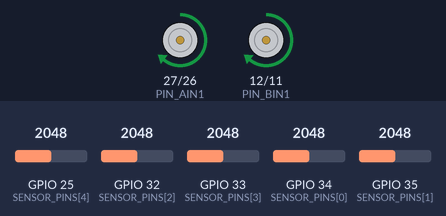
Bench run of a sketch on a simulated ESP32. Shown: motor-driver pin pairs drawn as motors (green arrow = first pin HIGH = forward, orange = second pin HIGH = backward, longer = more drive, scaled by the enable pin). Inputs (shaded band) come from the test bench; at power-on: GPIO 25 (SENSOR_PINS[4]) = 2048, GPIO 32 (SENSOR_PINS[2]) = 2048, GPIO 33 (SENSOR_PINS[3]) = 2048, GPIO 34 (SENSOR_PINS[0]) = 2048, GPIO 35 (SENSOR_PINS[1]) = 2048.

Above: at 1.2 s.
1.3 s: GPIO 25 (SENSOR_PINS[4]) set to 2866
At 2.1 s:
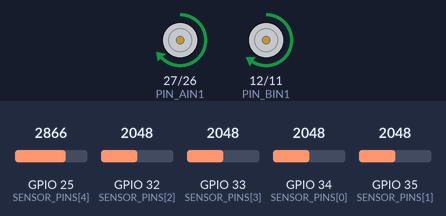
2.8 s: GPIO 32 (SENSOR_PINS[2]) set to 2866
At 4.0 s:
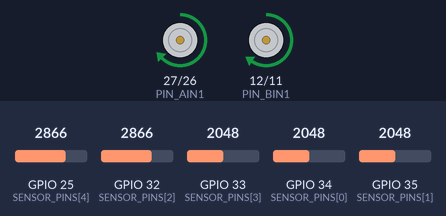
4.3 s: GPIO 33 (SENSOR_PINS[3]) set to 2866
At 5.4 s:
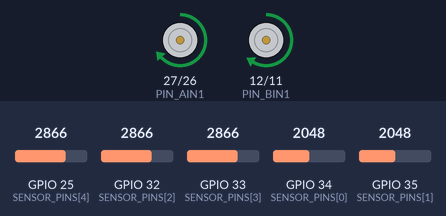
5.8 s: GPIO 34 (SENSOR_PINS[0]) set to 2866
At 6.8 s:
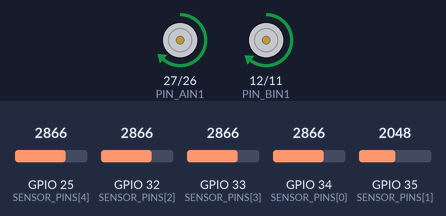
7.3 s: GPIO 35 (SENSOR_PINS[1]) set to 2866
At 7.7 s:
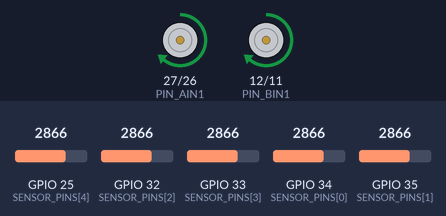
8.8 s: GPIO 33 (SENSOR_PINS[3]) set to 3972
At 10.1 s:
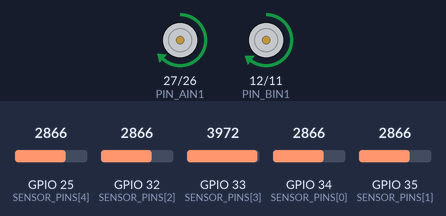
Timing chart, 0 to 11.3 s (numbered marks = the images above; inputs shaded):
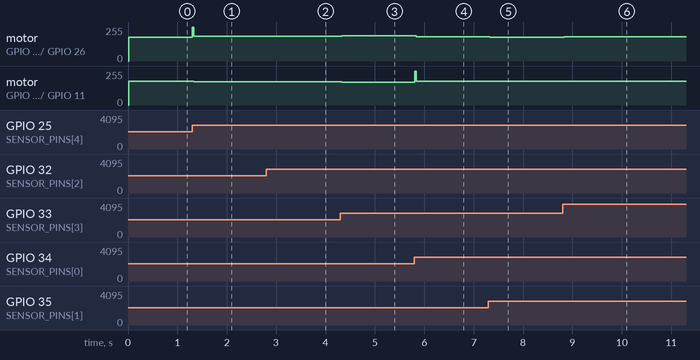

The sketch:

PID_Controller.ino
```cpp
#include <Arduino.h>


const int SENSOR_PINS[5] = {34, 35, 32, 33, 25};

// Toshiba TB6612FNG Motor Driver Pins
const int PIN_PWMA = 14;
const int PIN_AIN1 = 27;
const int PIN_AIN2 = 26;
const int PIN_PWMB = 13;
const int PIN_BIN1 = 12;
const int PIN_BIN2 = 11;

// Coordinate Weights & Tuned PD Parameters
const float WEIGHTS[5] = {-2.0f, -1.0f, 0.0f, 1.0f, 2.0f};

// PD Controller Gains (Calibrated for V_base = 180)
const float KP = 48.0f;
const float KD = 24.0f;

// Exponential Moving Average (EMA) Smoothing Factor for D-term
const float ALPHA = 0.70f;

// Speed Bounds
const int BASE_SPEED   = 180;
const int MAX_PWM      = 255;
const int MIN_PWM      = -255;
const int SEARCH_SPEED = 140;

// Thresholds for Edge Cases (Normalized 0 - 1000 scale)
const float EPSILON_SUM            = 50.0f;   // Hard math guard against division by zero
const float LOST_LINE_SUM          = 150.0f;  // Case 1: All sensors see white (Line Lost / Gap)
const float ALL_BLACK_SUM          = 4200.0f; // Case 2: All sensors see black (T-Point / Cross)
const unsigned long LOST_TIMEOUT_MS = 1200;    // 1.2s watchdog safety stop

// State Machine Variables
float previous_error       = 0.0f;
float last_valid_error     = 0.0f;     // Remembers which direction line was lost
float prev_d_filtered      = 0.0f;
unsigned long last_loop_time_us = 0;
unsigned long line_lost_start_ms = 0;
bool is_line_lost          = false;

// Function Prototypes
void set_motor_output(int left_pwm, int right_pwm);
void apply_active_brake();

void setup() {
    Serial.begin(115200);

    pinMode(PIN_PWMA, OUTPUT);
    pinMode(PIN_AIN1, OUTPUT);
    pinMode(PIN_AIN2, OUTPUT);
    pinMode(PIN_PWMB, OUTPUT);
    pinMode(PIN_BIN1, OUTPUT);
    pinMode(PIN_BIN2, OUTPUT);

    // Initial state: 10ms short-brake to clear back-EMF & stabilize
    apply_active_brake();
    delay(10);

    last_loop_time_us = micros();
}

void loop() {
    // 1. Deterministic Loop Timing (200 Hz -> dt = 5 ms)
    unsigned long current_time_us = micros();
    float dt = (current_time_us - last_loop_time_us) / 1000000.0f;
    if (dt < 0.005f) {
        return;
    }
    last_loop_time_us = current_time_us;

    // 2. Sensor Acquisition & Normalization
    float weighted_sum = 0.0f;
    float total_sum    = 0.0f;
    int sensor_raw[5];

    for (int i = 0; i < 5; i++) {
        // Map 12-bit ADC (0-4095) to calibrated reflectance (0-1000)
        sensor_raw[i] = map(analogRead(SENSOR_PINS[i]), 0, 4095, 0, 1000);
        sensor_raw[i] = constrain(sensor_raw[i], 0, 1000);

        weighted_sum += (float)sensor_raw[i] * WEIGHTS[i];
        total_sum    += (float)sensor_raw[i];
    }

    float current_error = 0.0f;

    // 3. TASK 1 CRITICAL EDGE CASES HANDLING
    // --- EDGE CASE 1: Full Line Loss / Division-by-Zero Guard ---
    if (total_sum < LOST_LINE_SUM || total_sum <= EPSILON_SUM) {
        if (!is_line_lost) {
            is_line_lost = true;
            line_lost_start_ms = millis();
        }

        // Safety Watchdog: Complete halt if track not recovered within timeout
        if (millis() - line_lost_start_ms > LOST_TIMEOUT_MS) {
            apply_active_brake();
            return;
        }

        // Latch to the last valid direction instead of computing 0/0
        if (last_valid_error >= 0.0f) {
            // Line slipped to the right -> Spin clockwise on axis
            set_motor_output(SEARCH_SPEED, -SEARCH_SPEED);
        } else {
            // Line slipped to the left -> Spin counter-clockwise on axis
            set_motor_output(-SEARCH_SPEED, SEARCH_SPEED);
        }
        return;
    }

    // --- EDGE CASE 2: All-Black Grid / T-Junction / Cross ---
    if (total_sum >= ALL_BLACK_SUM) {
        // When all sensors hit black, mathematical centroid evaluates to ~0.0
        // Preventing straightfalse " cruising" behavior:
        is_line_lost = false;

        // Execute Junction Hold: Maintain stable forward inching or FSM Handover
        // Here we coast forward smoothly to allow maze solver decision
        set_motor_output(140, 140);
        return;
    }

    // Line is reliably detected -> Clear lost flags
    is_line_lost = false;

    // --- EDGE CASE 3: Safe Division & Bound Protection ---
    current_error = weighted_sum / total_sum;
    current_error = constrain(current_error, -2.0f, +2.0f);

    // Update memory of last known solid tracking side
    if (fabs(current_error) > 0.2f) {
        last_valid_error = current_error;
    }

    // 4. Derivative with 1st-Order EMA Low-Pass Filter
    float raw_derivative = (current_error - previous_error) / dt;
    float filtered_derivative = (ALPHA * raw_derivative) + ((1.0f - ALPHA) * prev_d_filtered);

    prev_d_filtered = filtered_derivative;
    previous_error  = current_error;

    // 5. PD Steering Effort Calculation
    float control_effort = (KP * current_error) + (KD * filtered_derivative);

    // 6. Differential Speed Mixing & Clamping
    int left_command  = BASE_SPEED + (int)control_effort;
    int right_command = BASE_SPEED - (int)control_effort;

    left_command  = constrain(left_command, MIN_PWM, MAX_PWM);
    right_command = constrain(right_command, MIN_PWM, MAX_PWM);

    // 7. Dispatch to Motor Driver
    set_motor_output(left_command, right_command);
}

// Hardware Abstraction Layer (HAL): TB6612FNG Driver
void set_motor_output(int left_pwm, int right_pwm) {
    // Left Channel (Motor A)
    if (left_pwm >= 0) {
        digitalWrite(PIN_AIN1, HIGH);
        digitalWrite(PIN_AIN2, LOW);
    } else {
        digitalWrite(PIN_AIN1, LOW);
        digitalWrite(PIN_AIN2, HIGH);
    }
    analogWrite(PIN_PWMA, abs(left_pwm));

    // Right Channel (Motor B)
    if (right_pwm >= 0) {
        digitalWrite(PIN_BIN1, HIGH);
        digitalWrite(PIN_BIN2, LOW);
    } else {
        digitalWrite(PIN_BIN1, LOW);
        digitalWrite(PIN_BIN2, HIGH);
    }
    analogWrite(PIN_PWMB, abs(right_pwm));
}

void apply_active_brake() {
    // TB6612FNG Low-Side MOSFET Short-Brake Mode
    digitalWrite(PIN_AIN1, HIGH);
    digitalWrite(PIN_AIN2, HIGH);
    analogWrite(PIN_PWMA, 0);

    digitalWrite(PIN_BIN1, HIGH);
    digitalWrite(PIN_BIN2, HIGH);
    analogWrite(PIN_PWMB, 0);
}
```

Measured:
- after the input at 1.3 s, motor on GPIO 27 (PIN_AIN1) / GPIO 26 (PIN_AIN2): forward 180/255 → forward 187/255 at once; motor on GPIO 12 (PIN_BIN1) / GPIO 11 (PIN_BIN2): forward 180/255 → forward 173/255 at once
- after the input at 2.8 s, motor on GPIO 27 (PIN_AIN1) / GPIO 26 (PIN_AIN2): forward 187/255 → forward 186/255 at once; motor on GPIO 12 (PIN_BIN1) / GPIO 11 (PIN_BIN2): forward 173/255 → forward 174/255 at once
- after the input at 4.3 s, motor on GPIO 27 (PIN_AIN1) / GPIO 26 (PIN_AIN2): forward 186/255 → forward 189/255 at once; motor on GPIO 12 (PIN_BIN1) / GPIO 11 (PIN_BIN2): forward 174/255 → forward 171/255 at once
- after the input at 5.8 s, motor on GPIO 27 (PIN_AIN1) / GPIO 26 (PIN_AIN2): forward 189/255 → forward 182/255 at once; motor on GPIO 12 (PIN_BIN1) / GPIO 11 (PIN_BIN2): forward 171/255 → forward 178/255 at once
- after the input at 7.3 s, motor on GPIO 27 (PIN_AIN1) / GPIO 26 (PIN_AIN2): forward 182/255 → forward 180/255 at once; motor on GPIO 12 (PIN_BIN1) / GPIO 11 (PIN_BIN2): forward 178/255 → forward 180/255 at once
- after the input at 8.8 s, motor on GPIO 27 (PIN_AIN1) / GPIO 26 (PIN_AIN2): forward 180/255 → forward 183/255 at once; motor on GPIO 12 (PIN_BIN1) / GPIO 11 (PIN_BIN2): forward 180/255 → forward 177/255 at once
